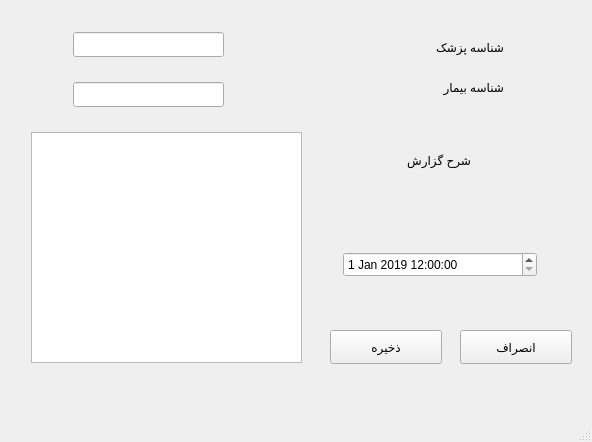
<?xml version="1.0" encoding="UTF-8"?>
<ui version="4.0">
 <class>MainWindow</class>
 <widget class="QMainWindow" name="MainWindow">
  <property name="geometry">
   <rect>
    <x>0</x>
    <y>0</y>
    <width>592</width>
    <height>442</height>
   </rect>
  </property>
  <property name="windowTitle">
   <string>MainWindow</string>
  </property>
  <widget class="QWidget" name="centralwidget">
   <widget class="QLineEdit" name="lineEdit">
    <property name="geometry">
     <rect>
      <x>73</x>
      <y>32</y>
      <width>151</width>
      <height>25</height>
     </rect>
    </property>
   </widget>
   <widget class="QDateTimeEdit" name="dateTimeEdit">
    <property name="geometry">
     <rect>
      <x>343</x>
      <y>252</y>
      <width>194</width>
      <height>25</height>
     </rect>
    </property>
    <property name="dateTime">
     <datetime>
      <hour>12</hour>
      <minute>0</minute>
      <second>0</second>
      <year>2019</year>
      <month>1</month>
      <day>1</day>
     </datetime>
    </property>
   </widget>
   <widget class="QLabel" name="label_4">
    <property name="geometry">
     <rect>
      <x>350</x>
      <y>140</y>
      <width>121</width>
      <height>41</height>
     </rect>
    </property>
    <property name="text">
     <string>شرح گزارش</string>
    </property>
   </widget>
   <widget class="QTextEdit" name="textEdit">
    <property name="geometry">
     <rect>
      <x>31</x>
      <y>132</y>
      <width>271</width>
      <height>231</height>
     </rect>
    </property>
   </widget>
   <widget class="QLabel" name="label">
    <property name="geometry">
     <rect>
      <x>1</x>
      <y>-18</y>
      <width>581</width>
      <height>471</height>
     </rect>
    </property>
    <property name="text">
     <string/>
    </property>
   </widget>
   <widget class="QLineEdit" name="lineEdit_2">
    <property name="geometry">
     <rect>
      <x>73</x>
      <y>82</y>
      <width>151</width>
      <height>25</height>
     </rect>
    </property>
   </widget>
   <widget class="QLabel" name="label_3">
    <property name="geometry">
     <rect>
      <x>363</x>
      <y>72</y>
      <width>141</width>
      <height>31</height>
     </rect>
    </property>
    <property name="text">
     <string>شناسه بیمار</string>
    </property>
   </widget>
   <widget class="QLabel" name="label_2">
    <property name="geometry">
     <rect>
      <x>343</x>
      <y>32</y>
      <width>161</width>
      <height>31</height>
     </rect>
    </property>
    <property name="text">
     <string>شناسه پزشک</string>
    </property>
   </widget>
   <widget class="QPushButton" name="save">
    <property name="geometry">
     <rect>
      <x>330</x>
      <y>330</y>
      <width>112</width>
      <height>34</height>
     </rect>
    </property>
    <property name="text">
     <string>ذخیره</string>
    </property>
   </widget>
   <widget class="QPushButton" name="cancel">
    <property name="geometry">
     <rect>
      <x>460</x>
      <y>330</y>
      <width>112</width>
      <height>34</height>
     </rect>
    </property>
    <property name="text">
     <string>انصراف</string>
    </property>
   </widget>
  </widget>
  <widget class="QMenuBar" name="menubar">
   <property name="geometry">
    <rect>
     <x>0</x>
     <y>0</y>
     <width>592</width>
     <height>31</height>
    </rect>
   </property>
  </widget>
  <widget class="QStatusBar" name="statusbar"/>
 </widget>
 <resources/>
 <connections/>
</ui>
